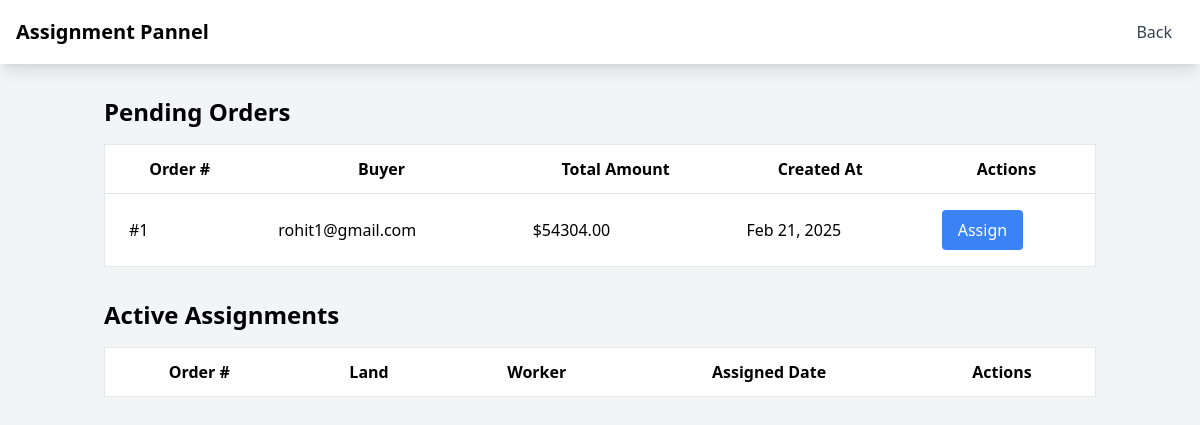
The app's page /admin-dashboard/ (signed in), older data.
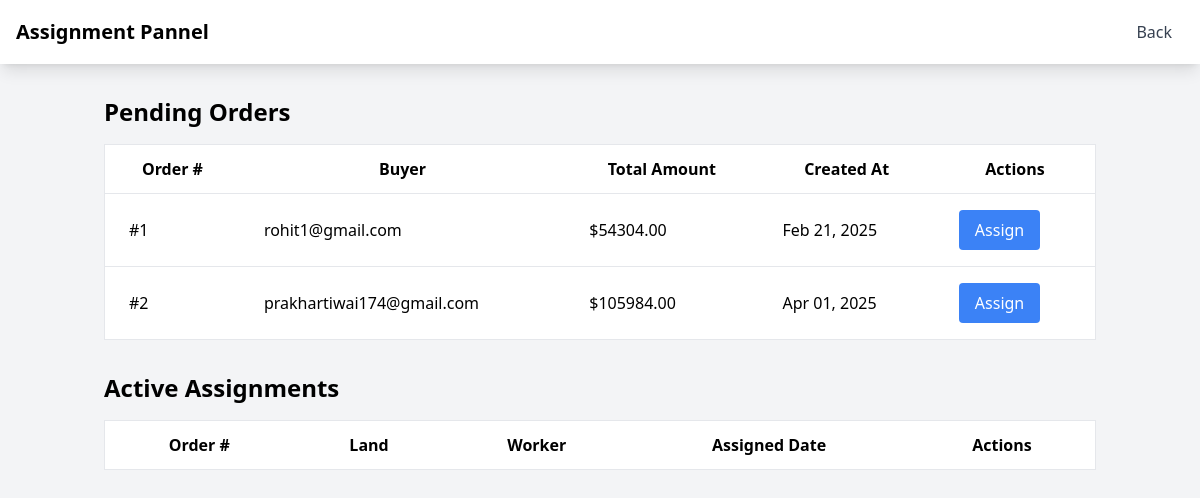
The same page, newer data.
### ACP/models.py (models this page shows, shortened)
class Order(models.Model):
    STATUS_CHOICES = [
        ('pending', 'Pending'),
        ('confirmed', 'Confirmed'),
        ('processing', 'Processing'),
        ('completed', 'Completed'),
        ('cancelled', 'Cancelled')
    ]
    buyer = models.ForeignKey(User, on_delete=models.CASCADE, related_name='orders')
    order_number = models.PositiveIntegerField(unique=True, editable=False)
    items = models.JSONField()
    total_amount = models.DecimalField(max_digits=10, decimal_places=2)
    created_at = models.DateTimeField(auto_now_add=True)
    status = models.CharField(max_length=20, choices=STATUS_CHOICES, default='pending')

### ACP/views.py (the view)
# urls.py: path('admin-dashboard/', admin_dashboard, name='admin_dashboard'),
@staff_member_required
def admin_dashboard(request):
    context = {
        'pending_orders': Order.objects.filter(status='pending'),
        'free_lands': Land.objects.filter(current_state='free', status='approved'),
        'free_workers': UserProfile.objects.filter(
            user_type='worker',
            is_available=True
        ).select_related('user'),
        'active_assignments': LandAssignment.objects.filter(status='active'),
    }
    return render(request, 'dashboard.html', context)

### ACP/templates/dashboard.html (shortened to what this page needs)
<!DOCTYPE html>
<html lang="en">
<head>
    {% load static %}
    <script src="https://cdn.tailwindcss.com"></script>
</head>
<body class="bg-gray-100">
    <nav class="bg-white shadow-lg" >
        <div class="max-w-7xl mx-auto px-4">
            <div class="flex justify-between h-16">
                <div class="flex items-center">
                    <span class="text-xl font-semibold">Assignment Pannel</span>
                </div>
                <div class="flex items-center">
                    <a href="/admin" class="text-gray-700 hover:text-gray-900 px-3 py-2">Back</a>
                </div>
            </div>
        </div>
    </nav>
    <div class="container mx-auto px-4 py-8">
        <div class="mb-8">
            <h2 class="text-2xl font-semibold mb-4">Pending Orders</h2>
            <div class="overflow-x-auto">
                <table class="min-w-full bg-white border">
                    <thead>
                        <tr>
                            <th class="px-6 py-3 border-b">Order #</th>
                            <th class="px-6 py-3 border-b">Buyer</th>
                            <th class="px-6 py-3 border-b">Total Amount</th>
                            <th class="px-6 py-3 border-b">Created At</th>
                            <th class="px-6 py-3 border-b">Actions</th>
                        </tr>
                    </thead>
                    <tbody>
                        {% for order in pending_orders %}
                        <tr>
                            <td class="px-6 py-4 border-b">#{{ order.order_number }}</td>
                            <td class="px-6 py-4 border-b">{{ order.buyer.username }}</td>
                            <td class="px-6 py-4 border-b">${{ order.total_amount }}</td>
                            <td class="px-6 py-4 border-b">{{ order.created_at|date:"M d, Y" }}</td>
                            <td class="px-6 py-4 border-b">
                                <button
                                    onclick="showAssignmentModal('{{ order.id }}')"
                                    class="bg-blue-500 text-white px-4 py-2 rounded">
                                    Assign
                                </button>
                            </td>
                        </tr>
                        {% endfor %}
                    </tbody>
                </table>
            </div>
        </div>
        <div class="mb-8">
            <h2 class="text-2xl font-semibold mb-4">Active Assignments</h2>
            <div class="overflow-x-auto">
                <table class="min-w-full bg-white border">
                    <thead>
                        <tr>
                            <th class="px-6 py-3 border-b">Order #</th>
                            <th class="px-6 py-3 border-b">Land</th>
                            <th class="px-6 py-3 border-b">Worker</th>
                            <th class="px-6 py-3 border-b">Assigned Date</th>
                            <th class="px-6 py-3 border-b">Actions</th>
                        </tr>
                    </thead>
                </table>
            </div>
        </div>
    </div>
</body>
</html>

Row changes from the older to the newer data that the page shows:
added Order: order_number "2", buyer.username "prakhartiwai174@gmail.com", total_amount "105984.00", created_at "Apr 01, 2025"
